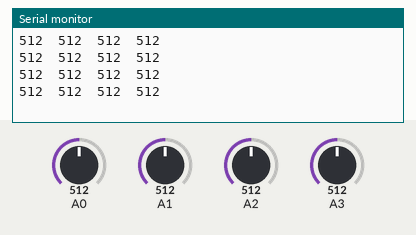
A sketch run on a simulated Arduino Uno, built with avr-gcc and run on an emulated ATmega328P. Parts: the last lines printed to the serial monitor. The inputs (shaded band) are chosen by the test bench; at power-on: A0 = 512, A1 = 512, A2 = 512, A3 = 512.

Above: at 1.2 s.
1.3 s: A0 set to 716
At 1.71 s:
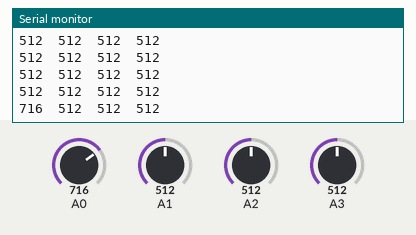
2.8 s: A1 set to 716
At 2.92 s:
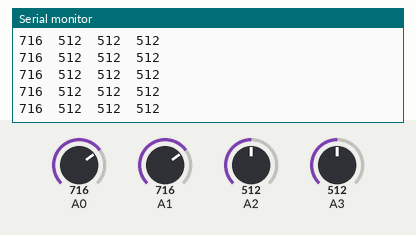
4.3 s: A2 set to 716
At 4.42 s:
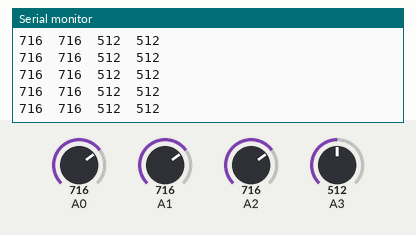
5.8 s: A3 set to 716
At 5.93 s:
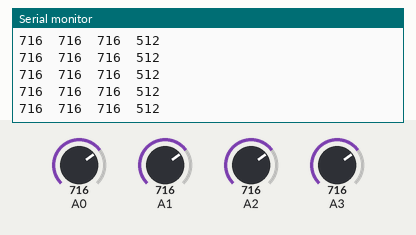
7.3 s: A0 set to 992
At 7.43 s:
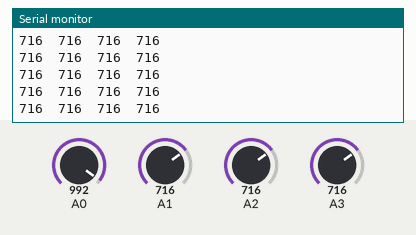
8.8 s: A1 set to 992
At 8.94 s:
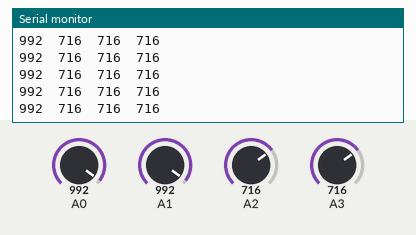
Timing chart, 0 to 11.3 s (numbered marks = the images above; inputs shaded):
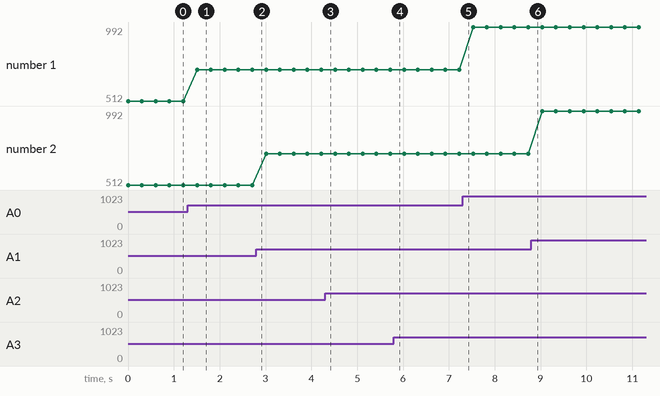

Measured:
- after the input at 1.3 s, the serial monitor: prints a new line after 0.21 s (image 1)
- plotted number 1: 512 → 716 after the input at 1.3 s, 716 → 992 after the input at 7.3 s

The sketch:

step1.ino
```cpp
// LDR test - compiles, not yet tested on hardware
void setup() { Serial.begin(9600); }
void loop() {
  Serial.print(analogRead(A0)); Serial.print("\t");
  Serial.print(analogRead(A1)); Serial.print("\t");
  Serial.print(analogRead(A2)); Serial.print("\t");
  Serial.println(analogRead(A3));
  delay(300);
}
```
